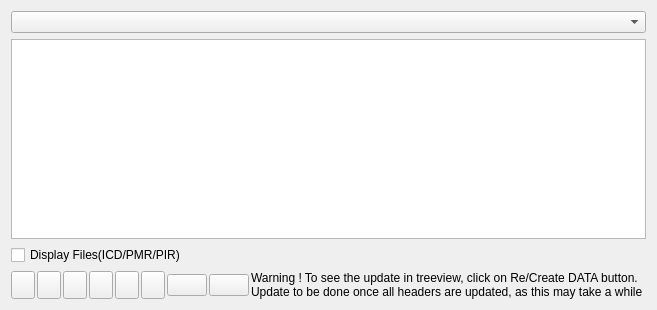
<?xml version="1.0" encoding="UTF-8"?>
<ui version="4.0">
 <class>GTAHeaderWidget</class>
 <widget class="QWidget" name="GTAHeaderWidget">
  <property name="geometry">
   <rect>
    <x>0</x>
    <y>0</y>
    <width>464</width>
    <height>310</height>
   </rect>
  </property>
  <property name="windowTitle">
   <string>Form</string>
  </property>
  <layout class="QGridLayout" name="gridLayout">
   <item row="0" column="0">
    <widget class="QComboBox" name="HeaderCB"/>
   </item>
   <item row="1" column="0">
    <widget class="QTableView" name="HeaderTV">
     <property name="sizePolicy">
      <sizepolicy hsizetype="Expanding" vsizetype="Expanding">
       <horstretch>0</horstretch>
       <verstretch>0</verstretch>
      </sizepolicy>
     </property>
    </widget>
   </item>
   <item row="2" column="0">
    <widget class="QCheckBox" name="getICDCkB">
     <property name="sizePolicy">
      <sizepolicy hsizetype="Preferred" vsizetype="Fixed">
       <horstretch>0</horstretch>
       <verstretch>0</verstretch>
      </sizepolicy>
     </property>
     <property name="minimumSize">
      <size>
       <width>0</width>
       <height>0</height>
      </size>
     </property>
     <property name="text">
      <string>Display Files(ICD/PMR/PIR)</string>
     </property>
    </widget>
   </item>
   <item row="3" column="0">
    <layout class="QHBoxLayout" name="horizontalLayout_2">
     <property name="spacing">
      <number>2</number>
     </property>
     <property name="sizeConstraint">
      <enum>QLayout::SetMinimumSize</enum>
     </property>
     <item>
      <widget class="QToolButton" name="addHdrItemPB">
       <property name="sizePolicy">
        <sizepolicy hsizetype="Minimum" vsizetype="Minimum">
         <horstretch>0</horstretch>
         <verstretch>0</verstretch>
        </sizepolicy>
       </property>
       <property name="toolTip">
        <string>Add field to header</string>
       </property>
       <property name="text">
        <string/>
       </property>
       <property name="icon">
        <iconset resource="../resource.qrc">
         <normaloff>:/images/forms/img/Add.png</normaloff>:/images/forms/img/Add.png</iconset>
       </property>
      </widget>
     </item>
     <item>
      <widget class="QToolButton" name="headerFieldEditPB">
       <property name="sizePolicy">
        <sizepolicy hsizetype="Minimum" vsizetype="Minimum">
         <horstretch>0</horstretch>
         <verstretch>0</verstretch>
        </sizepolicy>
       </property>
       <property name="toolTip">
        <string>edit header field</string>
       </property>
       <property name="text">
        <string/>
       </property>
       <property name="icon">
        <iconset resource="../resource.qrc">
         <normaloff>:/images/forms/img/EDIT.png</normaloff>:/images/forms/img/EDIT.png</iconset>
       </property>
      </widget>
     </item>
     <item>
      <widget class="QToolButton" name="headerFieldRemovePB">
       <property name="sizePolicy">
        <sizepolicy hsizetype="Minimum" vsizetype="Minimum">
         <horstretch>0</horstretch>
         <verstretch>0</verstretch>
        </sizepolicy>
       </property>
       <property name="toolTip">
        <string>delete header field</string>
       </property>
       <property name="text">
        <string/>
       </property>
       <property name="icon">
        <iconset resource="../resource.qrc">
         <normaloff>:/images/forms/img/Remove.png</normaloff>:/images/forms/img/Remove.png</iconset>
       </property>
      </widget>
     </item>
     <item>
      <widget class="QToolButton" name="movehdrFieldUpPB">
       <property name="sizePolicy">
        <sizepolicy hsizetype="Minimum" vsizetype="Minimum">
         <horstretch>0</horstretch>
         <verstretch>0</verstretch>
        </sizepolicy>
       </property>
       <property name="toolTip">
        <string>move field up</string>
       </property>
       <property name="text">
        <string/>
       </property>
       <property name="icon">
        <iconset resource="../resource.qrc">
         <normaloff>:/images/forms/img/UpArrow_16_16.png</normaloff>:/images/forms/img/UpArrow_16_16.png</iconset>
       </property>
      </widget>
     </item>
     <item>
      <widget class="QToolButton" name="movehdrFieldDownPB">
       <property name="sizePolicy">
        <sizepolicy hsizetype="Minimum" vsizetype="Minimum">
         <horstretch>0</horstretch>
         <verstretch>0</verstretch>
        </sizepolicy>
       </property>
       <property name="toolTip">
        <string>move field down</string>
       </property>
       <property name="text">
        <string/>
       </property>
       <property name="icon">
        <iconset resource="../resource.qrc">
         <normaloff>:/images/forms/img/DownArrow_16_16.png</normaloff>:/images/forms/img/DownArrow_16_16.png</iconset>
       </property>
      </widget>
     </item>
     <item>
      <widget class="QToolButton" name="saveHeaderPB">
       <property name="sizePolicy">
        <sizepolicy hsizetype="Minimum" vsizetype="Minimum">
         <horstretch>0</horstretch>
         <verstretch>0</verstretch>
        </sizepolicy>
       </property>
       <property name="toolTip">
        <string>save header</string>
       </property>
       <property name="text">
        <string/>
       </property>
       <property name="icon">
        <iconset resource="../resource.qrc">
         <normaloff>:/images/forms/img/SAVE.png</normaloff>:/images/forms/img/SAVE.png</iconset>
       </property>
      </widget>
     </item>
     <item>
      <widget class="QPushButton" name="NewHeaderPB">
       <property name="toolTip">
        <string>New Header</string>
       </property>
       <property name="text">
        <string/>
       </property>
       <property name="icon">
        <iconset resource="../resource.qrc">
         <normaloff>:/images/forms/img/NEW.png</normaloff>:/images/forms/img/NEW.png</iconset>
       </property>
      </widget>
     </item>
     <item>
      <widget class="QPushButton" name="applyChangesHeaderPB">
       <property name="toolTip">
        <string>Apply and close</string>
       </property>
       <property name="text">
        <string/>
       </property>
       <property name="icon">
        <iconset resource="../resource.qrc">
         <normaloff>:/images/forms/img/OK.png</normaloff>:/images/forms/img/OK.png</iconset>
       </property>
      </widget>
     </item>
     <item>
      <widget class="QLabel" name="WarningApplyChangesHeader">
       <property name="text">
        <string>Warning ! To see the update in treeview, click on Re/Create DATA button.  
Update to be done once all headers are updated, as this may take a while </string>
       </property>
      </widget>
     </item>
     <item>
      <spacer name="horizontalSpacer">
       <property name="orientation">
        <enum>Qt::Horizontal</enum>
       </property>
       <property name="sizeHint" stdset="0">
        <size>
         <width>137</width>
         <height>20</height>
        </size>
       </property>
      </spacer>
     </item>
    </layout>
   </item>
  </layout>
 </widget>
 <resources>
  <include location="../resource.qrc"/>
 </resources>
 <connections/>
</ui>
